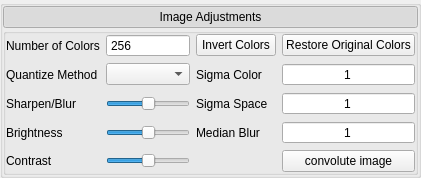
         <widget class="QGroupBox" name="image_adjustment_frame">
          <property name="styleSheet">
           <string notr="true"/>
          </property>
          <property name="title">
           <string/>
          </property>
          <property name="styleClass" stdset="0">
           <string>outsideFrame</string>
          </property>
          <layout class="QVBoxLayout" name="verticalLayout_8">
           <property name="spacing">
            <number>0</number>
           </property>
           <property name="leftMargin">
            <number>0</number>
           </property>
           <property name="topMargin">
            <number>0</number>
           </property>
           <property name="rightMargin">
            <number>0</number>
           </property>
           <property name="bottomMargin">
            <number>0</number>
           </property>
           <item>
            <widget class="QPushButton" name="pushButton">
             <property name="styleSheet">
              <string notr="true"/>
             </property>
             <property name="text">
              <string>Image Adjustments</string>
             </property>
             <property name="checkable">
              <bool>true</bool>
             </property>
             <property name="checked">
              <bool>true</bool>
             </property>
             <property name="styleClass" stdset="0">
              <string>MenuButton</string>
             </property>
            </widget>
           </item>
           <item>
            <widget class="QGroupBox" name="insde_image_adjustment_frame">
             <property name="styleSheet">
              <string notr="true"/>
             </property>
             <property name="title">
              <string/>
             </property>
             <property name="styleClass" stdset="0">
              <string>insideFrame</string>
             </property>
             <layout class="QGridLayout" name="gridLayout_30">
              <property name="leftMargin">
               <number>0</number>
              </property>
              <property name="topMargin">
               <number>0</number>
              </property>
              <property name="rightMargin">
               <number>0</number>
              </property>
              <property name="bottomMargin">
               <number>0</number>
              </property>
              <item row="0" column="3">
               <widget class="QPushButton" name="restore_original_color_button">
                <property name="text">
                 <string>Restore Original Colors</string>
                </property>
               </widget>
              </item>
              <item row="0" column="1">
               <widget class="QSpinBox" name="color_count_spinbox">
                <property name="buttonSymbols">
                 <enum>QAbstractSpinBox::NoButtons</enum>
                </property>
                <property name="minimum">
                 <number>1</number>
                </property>
                <property name="maximum">
                 <number>256</number>
                </property>
                <property name="value">
                 <number>256</number>
                </property>
               </widget>
              </item>
              <item row="0" column="0">
               <widget class="QLabel" name="color_count_label">
                <property name="text">
                 <string>Number of Colors</string>
                </property>
               </widget>
              </item>
              <item row="0" column="2">
               <widget class="QPushButton" name="invert_color_button">
                <property name="text">
                 <string>Invert Colors</string>
                </property>
               </widget>
              </item>
              <item row="2" column="1">
               <widget class="QSlider" name="sharpness_slider">
                <property name="minimum">
                 <number>-10</number>
                </property>
                <property name="maximum">
                 <number>10</number>
                </property>
                <property name="value">
                 <number>0</number>
                </property>
                <property name="orientation">
                 <enum>Qt::Horizontal</enum>
                </property>
               </widget>
              </item>
              <item row="2" column="0">
               <widget class="QLabel" name="sharpness_label">
                <property name="text">
                 <string>Sharpen/Blur</string>
                </property>
               </widget>
              </item>
              <item row="3" column="0">
               <widget class="QLabel" name="brightness_label">
                <property name="text">
                 <string>Brightness</string>
                </property>
               </widget>
              </item>
              <item row="2" column="2">
               <widget class="QLabel" name="label_2">
                <property name="text">
                 <string>Sigma Space</string>
                </property>
               </widget>
              </item>
              <item row="3" column="2">
               <widget class="QLabel" name="label_3">
                <property name="text">
                 <string>Median Blur</string>
                </property>
               </widget>
              </item>
              <item row="4" column="0">
               <widget class="QLabel" name="contrast_label">
                <property name="text">
                 <string>Contrast</string>
                </property>
               </widget>
              </item>
              <item row="3" column="1">
               <widget class="QSlider" name="brightness_slider">
                <property name="maximum">
                 <number>100</number>
                </property>
                <property name="value">
                 <number>50</number>
                </property>
                <property name="orientation">
                 <enum>Qt::Horizontal</enum>
                </property>
               </widget>
              </item>
              <item row="2" column="3">
               <widget class="QSpinBox" name="sigma_space_spinbox">
                <property name="alignment">
                 <set>Qt::AlignCenter</set>
                </property>
                <property name="buttonSymbols">
                 <enum>QAbstractSpinBox::NoButtons</enum>
                </property>
                <property name="maximum">
                 <number>1000</number>
                </property>
                <property name="value">
                 <number>1</number>
                </property>
               </widget>
              </item>
              <item row="4" column="1">
               <widget class="QSlider" name="contrast_slider">
                <property name="maximum">
                 <number>100</number>
                </property>
                <property name="value">
                 <number>50</number>
                </property>
                <property name="sliderPosition">
                 <number>50</number>
                </property>
                <property name="orientation">
                 <enum>Qt::Horizontal</enum>
                </property>
                <property name="invertedAppearance">
                 <bool>false</bool>
                </property>
                <property name="invertedControls">
                 <bool>false</bool>
                </property>
                <property name="tickPosition">
                 <enum>QSlider::NoTicks</enum>
                </property>
               </widget>
              </item>
              <item row="3" column="3">
               <widget class="QSpinBox" name="median_blur_spinbox">
                <property name="alignment">
                 <set>Qt::AlignCenter</set>
                </property>
                <property name="buttonSymbols">
                 <enum>QAbstractSpinBox::NoButtons</enum>
                </property>
                <property name="minimum">
                 <number>1</number>
                </property>
                <property name="singleStep">
                 <number>2</number>
                </property>
               </widget>
              </item>
              <item row="1" column="0">
               <widget class="QLabel" name="quantize_method_label">
                <property name="text">
                 <string>Quantize Method</string>
                </property>
               </widget>
              </item>
              <item row="1" column="3">
               <widget class="QSpinBox" name="sigma_color_spinbox">
                <property name="alignment">
                 <set>Qt::AlignCenter</set>
                </property>
                <property name="buttonSymbols">
                 <enum>QAbstractSpinBox::NoButtons</enum>
                </property>
                <property name="maximum">
                 <number>1000</number>
                </property>
                <property name="value">
                 <number>1</number>
                </property>
               </widget>
              </item>
              <item row="1" column="1">
               <widget class="QComboBox" name="quantize_method_combobox"/>
              </item>
              <item row="1" column="2">
               <widget class="QLabel" name="label">
                <property name="text">
                 <string>Sigma Color</string>
                </property>
               </widget>
              </item>
              <item row="4" column="3">
               <widget class="QPushButton" name="convolute_image_button">
                <property name="text">
                 <string>convolute image</string>
                </property>
               </widget>
              </item>
             </layout>
            </widget>
           </item>
          </layout>
         </widget>
